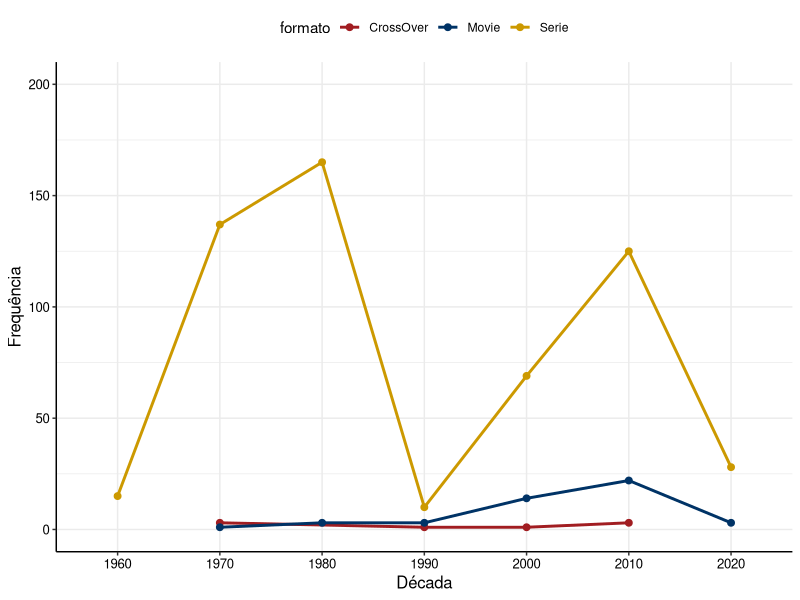
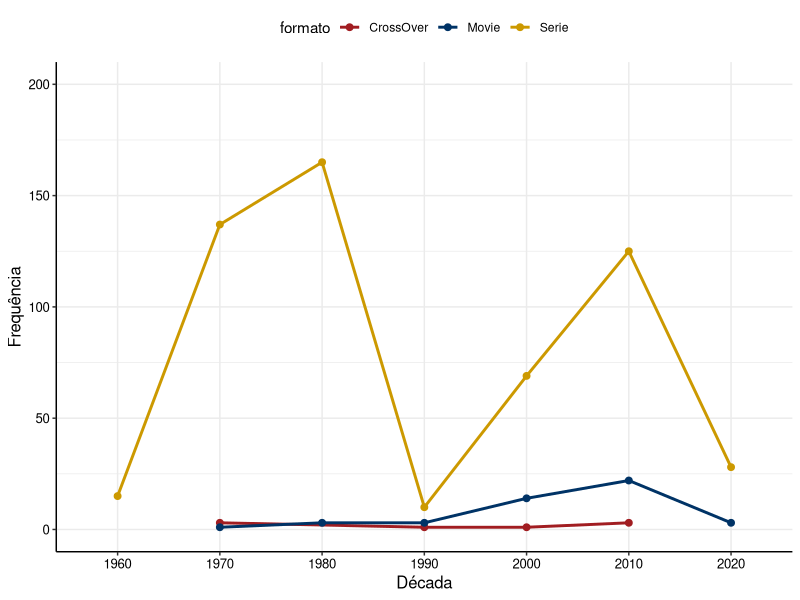

Write the R code that produced these figures, in order.
library(readr)
dados <- read_csv("banco/banco_final.csv")

# 1) Número de lançamentos a cada década por formato de lançamento;

### separando os lançamentos em décadas

install.packages("lubridate")
install.packages("dplyr")


library(lubridate)
library(dplyr)
library(tidyr)
library(stringr)


# arrumando theme_estat

estat_colors <- c(
  "#A11D21", "#003366", "#CC9900",
  "#663333", "#FF6600", "#CC9966",
  "#999966", "#006606", "#008091", 
  "#041835", "#666666" )

theme_estat <- function(...) {
  theme <- ggplot2::theme_bw() +
    ggplot2::theme(
      axis.title.y = ggplot2::element_text(colour = "black", size = 12),
      axis.title.x = ggplot2::element_text(colour = "black", size = 12),
      axis.text = ggplot2::element_text(colour = "black", size = 9.5),
      panel.border = ggplot2::element_blank(),
      axis.line = ggplot2::element_line(colour = "black"),
      legend.position = "top",
      ...
    )
  
  return(
    list(
      theme,
      scale_fill_manual(values = estat_colors),
      scale_colour_manual(values = estat_colors)
    )
  )
}


# Converter para formato de data, especificando o formato
dados <- dados %>%
  mutate(date_aired = tryCatch(as.Date(date_aired, format = "%Y-%m-%d"), error = function(e) NA))

# Filtrar as linhas que foram convertidas com sucesso
dados <- dados %>%
  filter(!is.na(date_aired))

# Extrair o ano
dados <- dados %>%
  mutate(year = year(date_aired))

# Calcular a década
dados <- dados %>%
  mutate(decada = 10 * floor(year / 10))


#grafico

# Agrupar por década e formato de lançamento, e contar o número de lançamentos em cada grupo

library(ggplot2)

banco1 <- dados %>%
  group_by(decada, format)

caminho_junior <- "resultados"

banco1$decada <- as.factor(banco1$decada)

banco1 <- banco1 %>%
  group_by(decada, format) %>%
  summarise(freq = n()) %>%
  mutate(
    freq_relativa = round(freq / sum(freq) * 100,1)
  )
porcentagens <- str_c(banco1$freq_relativa, "%") %>% str_replace("
\\.", ",")
legendas <- str_squish(str_c(banco1$freq, " (", porcentagens, ")")
)

library(dplyr)

# Renomear a coluna "format" para "formato" e a variável "Movie" para "Filme"
banco1 <- banco1 %>%
  rename(formato = format)
 
# ALTERAR MOVIE PARA FILME 

ggplot(banco1) +
  aes(x = decada, y = freq, group = formato, colour = formato) +
  geom_line(size = 1) +
  geom_point(size = 2) +
  labs(x = "Década", y = "Frequência") +
  theme_estat() + scale_x_discrete(limits = unique(banco1$decada)) +
  scale_y_continuous(limits = c(0, 200))
ggsave(filename = file.path(caminho_junior, "analise-1-bivariado"), width = 158, height = 93, units = "mm")
